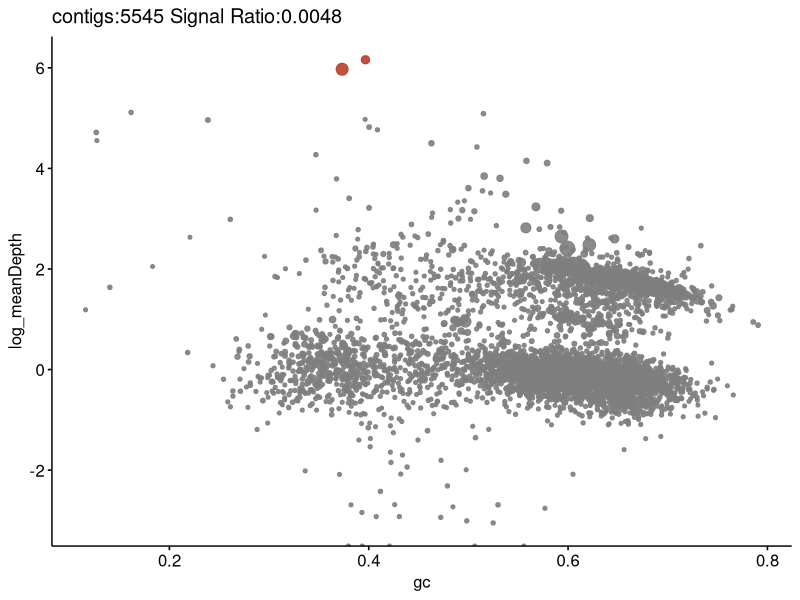
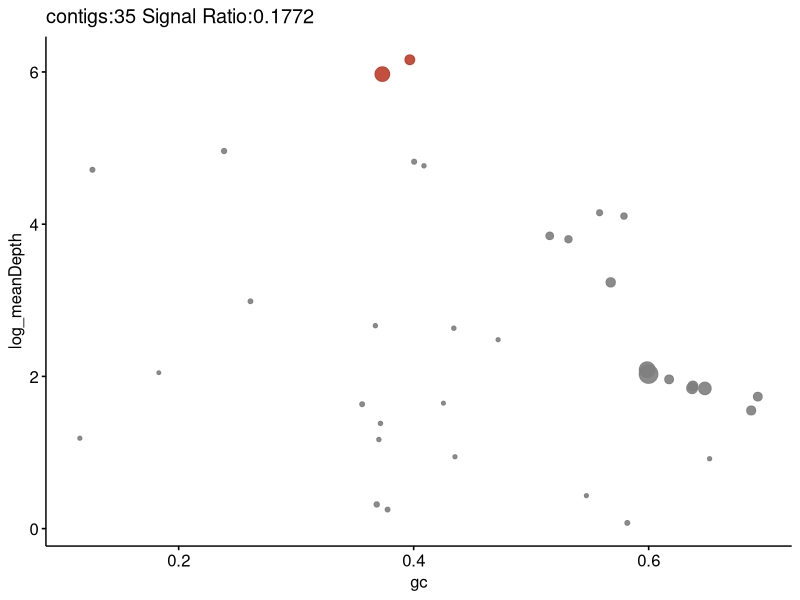
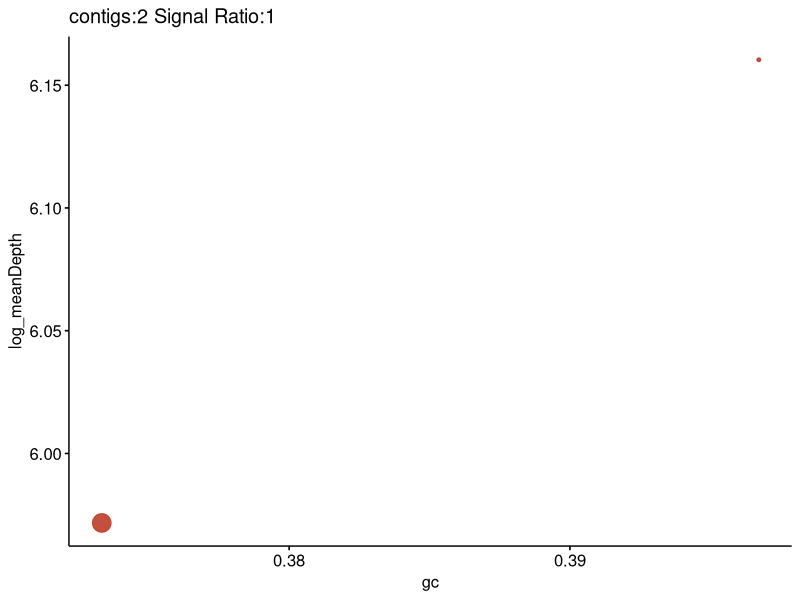
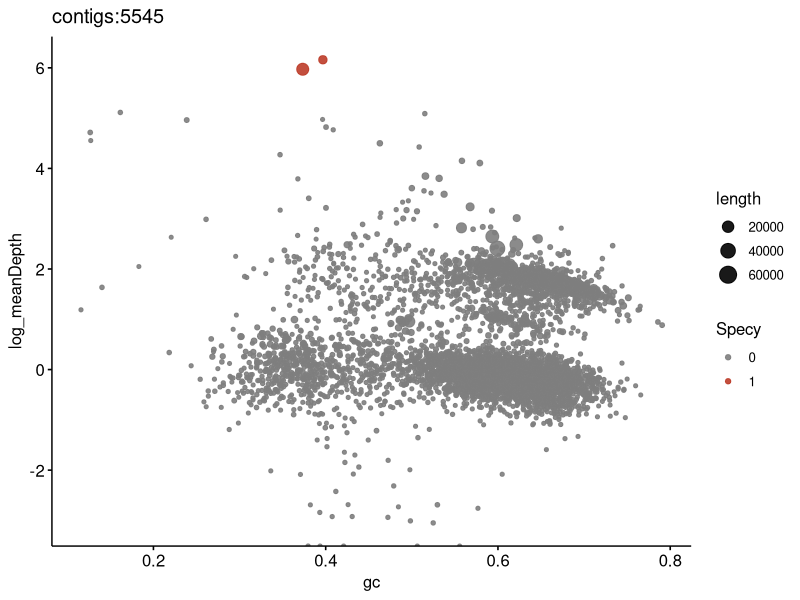
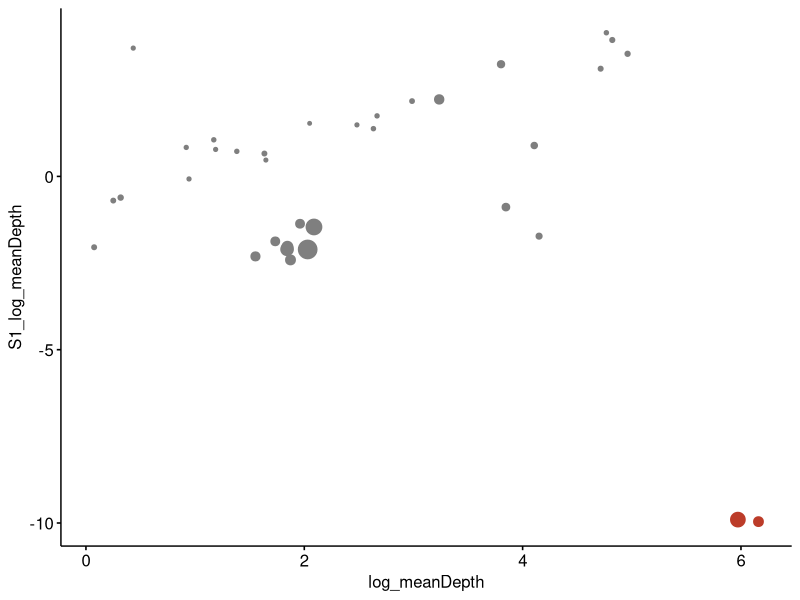
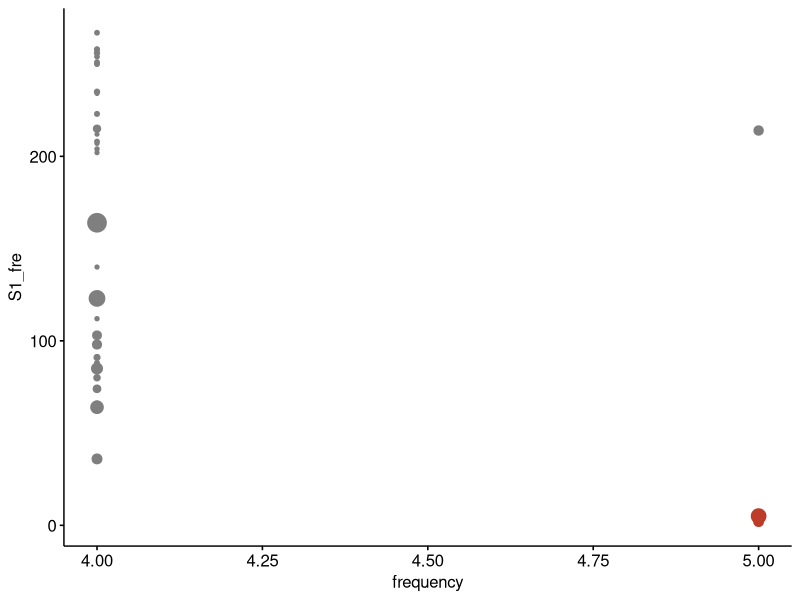
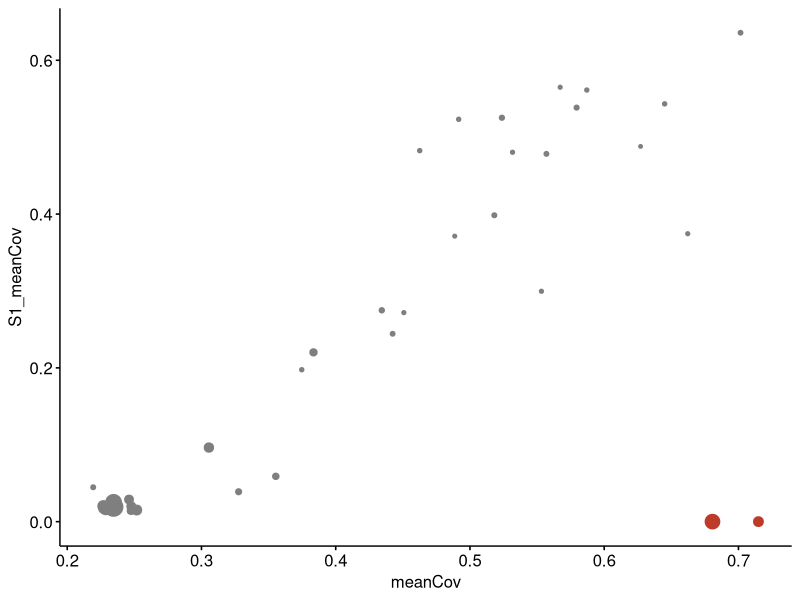

Write R code to recreate these figures, in order.
library(ggsci)
library(ggpubr)
CalSR <- function(data){
R = sum(data[which(data$Specy==1),]$length)/sum(data$length)
return(round(R,digits=4))
}
colorsQ = c("grey50",pal_nejm("default")(1))

#top
#left
Main <- read.table("first_5P.main.information.txt",head=T,sep="\t")
Main$Specy = factor(Main$Specy)
Main$log_meanDepth = log(Main$meanDepth)
Main$S1_log_meanDepth = log(Main$S1_meanDep)
#right
f1_left = ggscatter(Main,"gc","log_meanDepth",color="Specy",alpha=I(0.9),legend="none",palette=colorsQ,size="length",title=paste0("contigs:",dim(Main)[1]," Signal Ratio:",CalSR(Main)))
Main_m6 = Main[which(Main$frequency>3),]
f1_middle = ggscatter(Main_m6,"gc","log_meanDepth",color="Specy",alpha=I(0.9),legend="none",palette=colorsQ,size="length",title=paste0("contigs:",dim(Main_m6)[1]," Signal Ratio:",CalSR(Main_m6)))
Main_m6_m10 = Main_m6[which(Main_m6$S1_fre<10),]
f1_right = ggscatter(Main_m6_m10,"gc","log_meanDepth",color="Specy",alpha=I(0.9),legend="none",palette=colorsQ[2],size="length",title=paste0("contigs:",dim(Main_m6_m10)[1]," Signal Ratio:",CalSR(Main_m6_m10)))
legend = ggscatter(Main,"gc","log_meanDepth",color="Specy",alpha=I(0.9),legend="right",palette=colorsQ,size="length",title=paste0("contigs:",dim(Main)[1]))
# bottom
p1 <- ggscatter(Main_m6,"log_meanDepth","S1_log_meanDepth",color="Specy",fill="Specy",palette=colorsQ,size="length",legend="none")
p2 <- ggscatter(Main_m6,"frequency","S1_fre",color="Specy",fill="Specy",palette=colorsQ,size="length",legend="none")
p3 <- ggscatter(Main_m6,"meanCov","S1_meanCov",color="Specy",fill="Specy",palette=colorsQ,size="length",legend="none")
